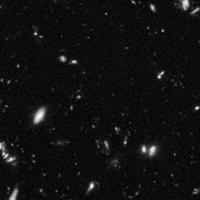
#> input picture images/p3/field_skycrop_in.png, 200 x 200 px
$ python run_3_3_identifiability.py
#> lines starting #> are read from the running program, lines starting #| are printed output that depends on the picture
### code/p3_plt/starter.py
"""P3 starter. Implement every function marked TODO.

The transform is pointwise. That is the whole hint.
"""
import numpy as np


def transfer_curve(img_in, img_out):
    """TODO 3.1: estimate T[v] for v in 0..255, plus the pixel count supporting
    each level. Levels with no pixels must be distinguishable from levels
    that map to zero -- you need both arrays.

    For each input level v, T[v] is estimated as the mode of the output
    values at pixels where img_in == v (the mode rather than the mean
    because the transform is a deterministic LUT -- every pixel at level v
    maps to the identical output level whenever v is sampled at all -- so
    the mode recovers that exact value and is robust to the rare case of
    any noise/antialiasing pixels). cnt[v] is the number of supporting
    pixels; cnt[v] == 0 marks a level the input never samples, so T[v] for
    that v (returned as 0 as a value with no support) must not be trusted
    -- callers must check cnt, not just read T.
    """
    img_in = img_in.astype(np.uint8)
    img_out = img_out.astype(np.uint8)
    T = np.zeros(256, dtype=np.float64)
    cnt = np.zeros(256, dtype=np.int64)
    flat_in = img_in.flatten()
    flat_out = img_out.flatten()
    order = np.argsort(flat_in, kind="stable")
    sorted_in = flat_in[order]
    sorted_out = flat_out[order]
    boundaries = np.searchsorted(sorted_in, np.arange(257))
    for v in range(256):
        lo, hi = boundaries[v], boundaries[v + 1]
        if hi > lo:
            vals = sorted_out[lo:hi]
            counts = np.bincount(vals, minlength=256)
            T[v] = np.argmax(counts)
            cnt[v] = hi - lo
    return T, cnt


def _seg_sse_and_fit(vs, ys, lo, hi):
    """Unweighted least-squares line through points [lo, hi) of (vs, ys).
    Unweighted (one vote per supported LEVEL, not per pixel): repeated
    pixels at the same input level are the same fact about T observed many
    times, not independent evidence, so weighting by pixel count would let
    a few heavily-populated levels dominate the fit and would also blow up
    the effective sample size used for the BIC penalty below."""
    x = vs[lo:hi]
    y = ys[lo:hi]
    if hi - lo < 1:
        return 0.0, 0.0, 0.0
    if hi - lo == 1 or np.all(x == x[0]):
        return 0.0, 0.0, float(y[0])
    xm, ym = x.mean(), y.mean()
    sxx = ((x - xm) ** 2).sum()
    slope = ((x - xm) * (y - ym)).sum() / sxx if sxx > 1e-9 else 0.0
    intercept = ym - slope * xm
    pred = slope * x + intercept
    sse = float(((y - pred) ** 2).sum())
    return sse, float(slope), float(intercept)


def fit_piecewise(T, cnt, max_seg=6):
    """TODO 3.2: fit the smallest number of segments the data justifies.

    Only levels with cnt[v] > 0 constrain the fit (unsupported levels carry
    no information about T, see support_report). For each candidate number
    of segments k = 1..max_seg, an exact dynamic program finds the
    breakpoint placement (over supported levels only) minimising total
    unweighted SSE -- this handles non-monotonic transforms (e.g. B) the
    same as monotonic ones, since each segment is just an independent
    least-squares line.

    Complexity penalty: BIC, n*log(SSE_floored/n) + n_params*log(n), with
    n = number of supported levels (not pixel count -- see
    _seg_sse_and_fit) and n_params = 2 per segment (slope, intercept).
    SSE is floored at n/12 before taking the log: 1/12 is the variance of
    +-0.5 uniform rounding noise in an integer-valued output LUT, i.e. the
    best SSE any model can meaningfully achieve once the residual is pure
    quantisation. Without this floor, BIC's log(SSE) term keeps rewarding
    extra segments that only chase quantisation noise (see the discussion
    in the report of transform A, where segment counts above 3 split one
    true segment into two near-identical slope-4 pieces); with the floor,
    once SSE is already at or below the noise floor, only the k-dependent
    parameter penalty n_params*log(n) can still change, so BIC correctly
    stops preferring more segments.

    Returns (breakpoints, slopes, intercepts, n_segments), where
    breakpoints has n_segments+1 entries (supported-level endpoints).
    """
    supported = cnt > 0
    vs = np.where(supported)[0].astype(np.float64)
    ys = T[supported]
    n = len(vs)
    if n < 2:
        raise ValueError("fit_piecewise: fewer than 2 supported levels")
    max_seg = min(max_seg, n)

    # cost[lo][hi] = SSE of the best line through vs[lo:hi], ys[lo:hi]
    cost = np.full((n + 1, n + 1), np.inf)
    for lo in range(n):
        for hi in range(lo + 1, n + 1):
            sse, _, _ = _seg_sse_and_fit(vs, ys, lo, hi)
            cost[lo, hi] = sse

    def dp_fit(k):
        dp = np.full((k + 1, n + 1), np.inf)
        choice = np.full((k + 1, n + 1), -1, dtype=int)
        dp[0][0] = 0.0
        for j in range(1, k + 1):
            for i in range(j, n + 1):
                best, best_lo = np.inf, -1
                for lo in range(j - 1, i):
                    c = dp[j - 1][lo] + cost[lo][i]
                    if c < best:
                        best, best_lo = c, lo
                dp[j][i] = best
                choice[j][i] = best_lo
        segs = []
        i, j = n, k
        while j > 0:
            lo = choice[j][i]
            segs.append((lo, i))
            i, j = lo, j - 1
        segs.reverse()
        return dp[k][n], segs

    quant_floor_mse = 1.0 / 12.0
    best_bic, best_k, best_segs = np.inf, None, None
    for k in range(1, max_seg + 1):
        sse, segs = dp_fit(k)
        n_params = 2 * k
        sse_floored = max(sse, n * quant_floor_mse)
        bic = n * np.log(sse_floored / n) + n_params * np.log(n)
        if bic < best_bic:
            best_bic, best_k, best_segs = bic, k, segs

    breakpoints = [int(vs[lo]) for lo, _ in best_segs] + [int(vs[best_segs[-1][1] - 1])]
    slopes, intercepts = [], []
    for lo, hi in best_segs:
        _, slope, intercept = _seg_sse_and_fit(vs, ys, lo, hi)
        slopes.append(slope)
        intercepts.append(intercept)
    return np.array(breakpoints), np.array(slopes), np.array(intercepts), best_k


# [17 lines left out: function apply_recovered, not called in this run]


def support_report(cnt, min_count=10, **kw):
    """TODO 3.3: which intensity ranges does the input not sample well enough
    to constrain the transform? Return something human-readable.

    A level v is "trusted" if cnt[v] >= min_count. Below that, T[v] is
    either fully unidentifiable (cnt[v] == 0: no pixel at that level, so
    the data says nothing about T[v] whatsoever) or estimated from so few
    pixels that the estimate is not reliable evidence for a segment
    boundary. Returns a dict summarising, as contiguous ranges, which
    levels are unsupported (cnt == 0), which are trusted (cnt >=
    min_count), and which are in between (weakly supported).
    """
    def ranges(mask):
        out = []
        v = 0
        while v < len(mask):
            if mask[v]:
                start = v
                while v < len(mask) and mask[v]:
                    v += 1
                out.append((start, v - 1))
            else:
                v += 1
        return out

    unsupported = cnt == 0
    weak = (cnt > 0) & (cnt < min_count)
    trusted = cnt >= min_count

    return {
        "min_count": min_count,
        "unsupported_ranges": ranges(unsupported),
        "weak_ranges": ranges(weak),
        "trusted_ranges": ranges(trusted),
        "n_unsupported": int(unsupported.sum()),
        "n_weak": int(weak.sum()),
        "n_trusted": int(trusted.sum()),
    }

### code/p3_plt/run_3_3_identifiability.py
"""3.3 Identifiability: transform D (sky-dominated crop, true transform has
4 segments). Input histogram with support threshold marked, fit restricted
to trusted levels, and an explicit statement of the unconstrained range.
"""
import sys
from pathlib import Path

import numpy as np
import matplotlib.pyplot as plt
from PIL import Image

sys.path.insert(0, str(Path(__file__).resolve().parent))
from starter import transfer_curve, fit_piecewise, apply_recovered, support_report

ROOT = Path(__file__).resolve().parents[2]
IMG_OUT = ROOT / "Report" / "Images"
IMG_OUT.mkdir(parents=True, exist_ok=True)

d_in = np.asarray(Image.open(ROOT / "images/p3/field_skycrop_in.png"))
#> d_in is the input picture: shape (200, 200); min 0, max 246, mean 16.8
d_out = np.asarray(Image.open(ROOT / "images/p3/field_skycrop_out_D.png"))
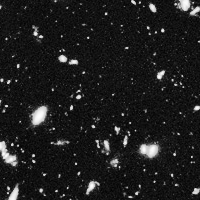
#> input picture images/p3/field_skycrop_out_D.png, 200 x 200 px
#> d_out is the input picture: shape (200, 200); min 0, max 253, mean 29.3

T, cnt = transfer_curve(d_in, d_out)
#> in transfer_curve, `boundaries = np.searchsorted(sorted_in, np.arange(257))`: boundaries = 257 values from 0 to 40000
#> the loop in transfer_curve, `for v in range(256):` made 256 passes
#> (lo, hi, vals) on passes 1, 60, 66, 79, 80, 83, 84, 85, 86: (0, 1, [0]), (38920, 38929, [201, 201, 201, 201, 201, 201, 201, 201, 201]), (39028, 39038, [203, 203, 203, 203, 203, 203, 203, 203, 203, 203]), (39224, 39235, [207, 207, 207, 207, 207, 207, 207, 207, 207, 207, 207]), (39235, 39245, [207, 207, 207, 207, 207, 207, 207, 207, 207, 207]), (39274, 39283, [208, 208, 208, 208, 208, 208, 208, 208, 208]), (39283, 39290, [208, 208, 208, 208, 208, 208, 208]), (39290, 39298, [209, 209, 209, 209, 209, 209, 209, 209]), (39298, 39305, [209, 209, 209, 209, 209, 209, 209])
#> (lo, hi) on passes 2 to 7: (1, 26), (26, 110), (110, 355), (355, 907), (907, 1767), (1767, 3096)
#> after the loop in transfer_curve, `for v in range(256):`: T = 256 values, max 253 at index 245, min 0 at index 0, mean 180.2; cnt = 256 values, max 3173 at index 12, min 0 at index 208, mean 156.2
MIN_COUNT = 20
report = support_report(cnt, min_count=MIN_COUNT)
#> after the loop in ranges, `while v < len(mask):`: out = [(208, 209), (218, 218), (224, 224), (229, 229), (240, 240), (242, 243), (247, 255)]; v = 256
#> the loop in ranges (call 2), `while v < len(mask):` made 92 passes
#> v on passes 2 to 13: 2, 3, 4, 5, 6, 7, 8, 9, 10, 11, 12, 13
#> start on passes 1, 60, 62, 65, 67, 69: 0, 59, 61, 65, 70, 76
#> report = 7 items

print(f"Input crop: {d_in.shape}, {d_in.size} pixels")
#| Input crop: (200, 200), 40000 pixels
print(f"Sampled input level range: [{np.where(cnt>0)[0].min()}, {np.where(cnt>0)[0].max()}]")
#| Sampled input level range: [0, 246]
print(f"Support threshold (min_count) = {MIN_COUNT}")
print(f"Unsupported (cnt=0) ranges: {report['unsupported_ranges']}")
#| Unsupported (cnt=0) ranges: [(208, 209), (218, 218), (224, 224), (229, 229), (240, 240), (242, 243), (247, 255)]
print(f"Trusted (cnt>={MIN_COUNT}) ranges: {report['trusted_ranges']}")
#| Trusted (cnt>=20) ranges: [(1, 58), (60, 60), (63, 64), (69, 69), (75, 75)]
print(f"n unsupported={report['n_unsupported']}  n weak={report['n_weak']}  "
      f"n trusted={report['n_trusted']}")
#| n unsupported=17  n weak=176  n trusted=63

# --- (a) input histogram with threshold marked ---------------------------
fig, ax = plt.subplots(figsize=(8, 5))
levels = np.arange(256)
ax.bar(levels, cnt, width=1.0, color="steelblue", label="pixel count per level")
ax.axhline(MIN_COUNT, color="red", linestyle="--", linewidth=1,
           label=f"support threshold = {MIN_COUNT}")
ax.set_yscale("log")
ax.set_xlabel("input level $v$")
ax.set_ylabel("pixel count (log scale)")
ax.set_title("Input histogram, field_skycrop_in.png")
ax.legend(fontsize=9)
ax.grid(True, alpha=0.3)
fig.tight_layout()
fig.savefig(IMG_OUT / "p3_3_3_input_histogram.png", dpi=150)
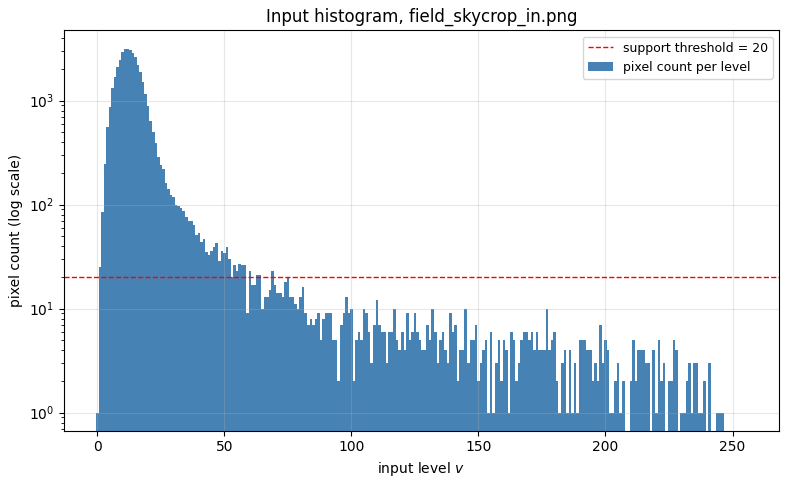
#> figure drawn by matplotlib, 1 panel; tallest bar 3173 high, from x = 11.5 to 12.5
plt.close(fig)

# --- (b) fit restricted to trusted levels only ----------------------------
trusted_mask = np.zeros(256, dtype=bool)
for lo, hi in report["trusted_ranges"]:
    trusted_mask[lo:hi + 1] = True
#> this loop made 5 passes
#> (lo, hi) on passes 1 to 5: (1, 58), (60, 60), (63, 64), (69, 69), (75, 75)
cnt_trusted = np.where(trusted_mask, cnt, 0)
#> cnt_trusted = 256 values, max 3173 at index 12, min 0 at index 0, mean 152.4

bps, slopes, inter, k = fit_piecewise(T, cnt_trusted, max_seg=4)
#> in fit_piecewise, `vs = np.where(supported)[0].astype(np.float64)`: vs = 63 values from 1 to 75
#> in fit_piecewise, `ys = T[supported]`: ys = 63 values from 1 to 206
#> in fit_piecewise, `n = len(vs)`: n = 63
#> in fit_piecewise, `max_seg = min(max_seg, n)`: max_seg = 4
#> in fit_piecewise, `cost = np.full((n + 1, n + 1), np.inf)`: cost: shape (64, 64) float64; every value is NaN or infinite
#> the loop in fit_piecewise, `for lo in range(n):` made 63 passes
#> after the loop in fit_piecewise, `for lo in range(n):`:
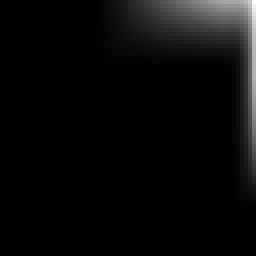
#> cost: shape (64, 64) float64 (shown 4 times larger); 50.78% of the values are NaN or infinite; the others: min 0, max 11763.2, mean 914.8; drawn with min black, max white, NaN and infinite black
#> the loop in fit_piecewise, `for lo, hi in best_segs:` made 3 passes
#> (lo, hi) on passes 1 to 3: (0, 20), (20, 55), (55, 63)
trusted_lo = min(lo for lo, hi in report["trusted_ranges"])
trusted_hi = max(hi for lo, hi in report["trusted_ranges"])
print(f"\nFit restricted to trusted levels [{trusted_lo},{trusted_hi}]: "
      f"k={k}  breakpoints={bps}  slopes={np.round(slopes, 4)}")
#| Fit restricted to trusted levels [1,75]: k=3  breakpoints=[ 1 21 56 75]  slopes=[1.5038 4.8627 0.3297]
print(f"(c) reported {k} segments, not the true 4: levels above {trusted_hi} are "
      f"unidentifiable from this crop (see below)")
#| (c) reported 3 segments, not the true 4: levels above 75 are unidentifiable from this crop (see below)

# Also show what a naive fit on ALL supported (not just trusted) levels gives,
# for contrast -- this is the wrong answer the identifiability check prevents.
bps_naive, slopes_naive, inter_naive, k_naive = fit_piecewise(T, cnt, max_seg=6)
#> call 2 of fit_piecewise, with T = array of shape (256,), cnt = array of shape (256,), max_seg = 6
#> in fit_piecewise (call 2), `cost = np.full((n + 1, n + 1), np.inf)`: cost: shape (240, 240) float64; every value is NaN or infinite
#> after the loop in fit_piecewise (call 2), `for lo in range(n):`:
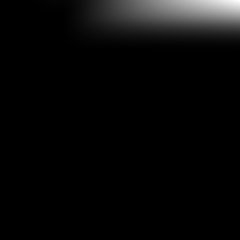
#> cost: shape (240, 240) float64; 50.21% of the values are NaN or infinite; the others: min 0, max 401176.7, mean 27414.5; drawn with min black, max white, NaN and infinite black
#> the loop in fit_piecewise (call 2), `for lo, hi in best_segs:` made 4 passes
#> (lo, hi) on passes 1 to 4: (0, 21), (21, 56), (56, 177), (177, 239)
print(f"\n(contrast) naive fit using ALL supported levels (ignoring weak support): "
      f"k={k_naive}  breakpoints={bps_naive}  slopes={np.round(slopes_naive, 4)}")
#| (contrast) naive fit using ALL supported levels (ignoring weak support): k=4  breakpoints=[  0  21  56 177 246]  slopes=[1.5    4.8627 0.3202 0.2009]

# --- scatter + fit, trusted vs full range, coloured by support -----------
fig, ax = plt.subplots(figsize=(8, 5.5))
supported = cnt > 0
vs_all = np.where(supported)[0]
weak_mask_arr = (cnt > 0) & (cnt < MIN_COUNT)
ax.scatter(np.where(trusted_mask)[0], T[trusted_mask], s=10, color="steelblue",
           label=f"trusted ($cnt\\geq{MIN_COUNT}$)", zorder=3)
ax.scatter(np.where(weak_mask_arr)[0], T[weak_mask_arr], s=6, color="lightgray",
           label=f"weak ($0<cnt<{MIN_COUNT}$)", zorder=2)

lut_v = np.arange(trusted_lo, trusted_hi + 1)
lut = np.zeros(len(lut_v))
for i, v in enumerate(lut_v):
    seg = min(max(np.searchsorted(bps, v, side="right") - 1, 0), len(slopes) - 1)
    lut[i] = slopes[seg] * v + inter[seg]
ax.plot(lut_v, lut, color="red", linewidth=2, label=f"fitted ($k$={k}), trusted range only", zorder=4)
ax.axvspan(trusted_hi, 255, color="red", alpha=0.08, label="unconstrained by this crop")
for bp in bps:
    ax.axvline(bp, color="gray", linestyle=":", linewidth=0.8)
#> this loop made 4 passes
#> bp on passes 2 to 4: 21, 56, 75
ax.set_xlabel("input level $v$")
ax.set_ylabel("$T[v]$")
ax.set_title(f"Transform D: fit restricted to well-supported levels $[{trusted_lo},{trusted_hi}]$")
ax.legend(fontsize=8, loc="upper left")
ax.grid(True, alpha=0.3)
fig.tight_layout()
fig.savefig(IMG_OUT / "p3_3_3_scatter_fit_D.png", dpi=150)
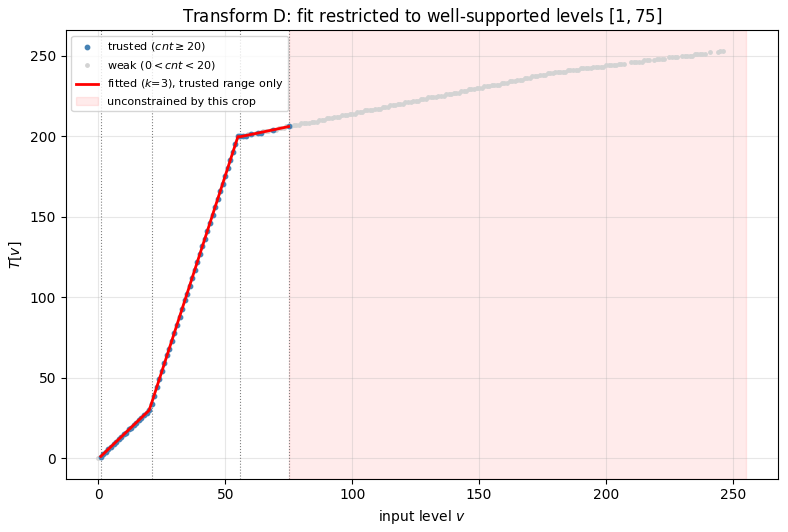
#> figure drawn by matplotlib, 1 panel; curve peaks at x = 75, y = 205.9
plt.close(fig)

print(f"\nSaved input histogram and scatter+fit plots to {IMG_OUT}")
